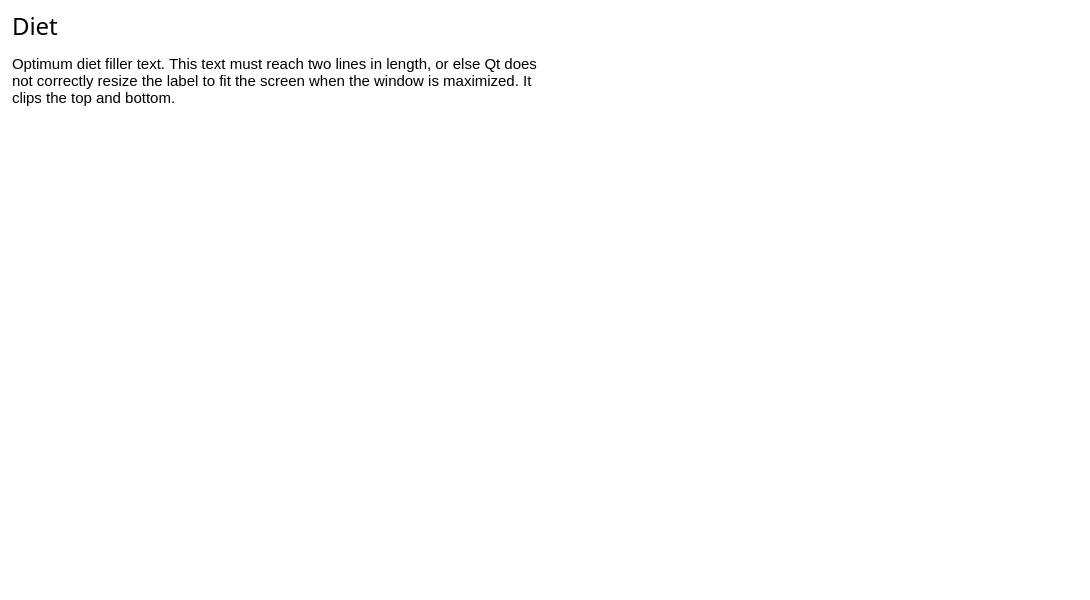
<?xml version="1.0" encoding="UTF-8"?>
<ui version="4.0">
 <class>OptimumDietWindow</class>
 <widget class="QMainWindow" name="OptimumDietWindow">
  <property name="geometry">
   <rect>
    <x>0</x>
    <y>0</y>
    <width>1090</width>
    <height>600</height>
   </rect>
  </property>
  <property name="palette">
   <palette>
    <active>
     <colorrole role="Base">
      <brush brushstyle="SolidPattern">
       <color alpha="255">
        <red>255</red>
        <green>255</green>
        <blue>255</blue>
       </color>
      </brush>
     </colorrole>
     <colorrole role="Window">
      <brush brushstyle="SolidPattern">
       <color alpha="255">
        <red>255</red>
        <green>255</green>
        <blue>255</blue>
       </color>
      </brush>
     </colorrole>
    </active>
    <inactive>
     <colorrole role="Base">
      <brush brushstyle="SolidPattern">
       <color alpha="255">
        <red>255</red>
        <green>255</green>
        <blue>255</blue>
       </color>
      </brush>
     </colorrole>
     <colorrole role="Window">
      <brush brushstyle="SolidPattern">
       <color alpha="255">
        <red>255</red>
        <green>255</green>
        <blue>255</blue>
       </color>
      </brush>
     </colorrole>
    </inactive>
    <disabled>
     <colorrole role="Base">
      <brush brushstyle="SolidPattern">
       <color alpha="255">
        <red>255</red>
        <green>255</green>
        <blue>255</blue>
       </color>
      </brush>
     </colorrole>
     <colorrole role="Window">
      <brush brushstyle="SolidPattern">
       <color alpha="255">
        <red>255</red>
        <green>255</green>
        <blue>255</blue>
       </color>
      </brush>
     </colorrole>
    </disabled>
   </palette>
  </property>
  <property name="font">
   <font>
    <family>Segoe UI</family>
   </font>
  </property>
  <property name="windowTitle">
   <string>Spartan - Generated Diet</string>
  </property>
  <property name="windowIcon">
   <iconset resource="../icon/icon.qrc">
    <normaloff>:/icon/icon_trimmed.png</normaloff>:/icon/icon_trimmed.png</iconset>
  </property>
  <widget class="QWidget" name="centralwidget">
   <layout class="QGridLayout" name="gridLayout" columnstretch="1,0">
    <property name="leftMargin">
     <number>12</number>
    </property>
    <property name="verticalSpacing">
     <number>10</number>
    </property>
    <item row="0" column="0">
     <layout class="QVBoxLayout" name="verticalLayout">
      <property name="spacing">
       <number>12</number>
      </property>
      <item>
       <widget class="QLabel" name="title_label">
        <property name="font">
         <font>
          <family>Segoe UI Semilight</family>
          <pointsize>18</pointsize>
         </font>
        </property>
        <property name="text">
         <string>Diet</string>
        </property>
       </widget>
      </item>
      <item>
       <widget class="QLabel" name="diet_label">
        <property name="minimumSize">
         <size>
          <width>0</width>
          <height>40</height>
         </size>
        </property>
        <property name="font">
         <font>
          <family>Segoe UI</family>
          <pointsize>11</pointsize>
         </font>
        </property>
        <property name="text">
         <string>Optimum diet filler text. This text must reach two lines in length, or else Qt does not correctly resize the label to fit the screen when the window is maximized. It clips the top and bottom.</string>
        </property>
        <property name="alignment">
         <set>Qt::AlignLeading|Qt::AlignLeft|Qt::AlignTop</set>
        </property>
        <property name="wordWrap">
         <bool>true</bool>
        </property>
       </widget>
      </item>
     </layout>
    </item>
    <item row="0" column="1">
     <spacer name="horizontalSpacer">
      <property name="orientation">
       <enum>Qt::Horizontal</enum>
      </property>
      <property name="sizeHint" stdset="0">
       <size>
        <width>528</width>
        <height>20</height>
       </size>
      </property>
     </spacer>
    </item>
    <item row="1" column="0">
     <widget class="QTableView" name="diet_view">
      <property name="palette">
       <palette>
        <active>
         <colorrole role="Highlight">
          <brush brushstyle="SolidPattern">
           <color alpha="255">
            <red>218</red>
            <green>236</green>
            <blue>249</blue>
           </color>
          </brush>
         </colorrole>
         <colorrole role="HighlightedText">
          <brush brushstyle="SolidPattern">
           <color alpha="255">
            <red>0</red>
            <green>0</green>
            <blue>0</blue>
           </color>
          </brush>
         </colorrole>
         <colorrole role="AlternateBase">
          <brush brushstyle="SolidPattern">
           <color alpha="255">
            <red>247</red>
            <green>247</green>
            <blue>247</blue>
           </color>
          </brush>
         </colorrole>
        </active>
        <inactive>
         <colorrole role="Highlight">
          <brush brushstyle="SolidPattern">
           <color alpha="255">
            <red>218</red>
            <green>236</green>
            <blue>249</blue>
           </color>
          </brush>
         </colorrole>
         <colorrole role="HighlightedText">
          <brush brushstyle="SolidPattern">
           <color alpha="255">
            <red>0</red>
            <green>0</green>
            <blue>0</blue>
           </color>
          </brush>
         </colorrole>
         <colorrole role="AlternateBase">
          <brush brushstyle="SolidPattern">
           <color alpha="255">
            <red>247</red>
            <green>247</green>
            <blue>247</blue>
           </color>
          </brush>
         </colorrole>
        </inactive>
        <disabled>
         <colorrole role="Highlight">
          <brush brushstyle="SolidPattern">
           <color alpha="255">
            <red>0</red>
            <green>120</green>
            <blue>215</blue>
           </color>
          </brush>
         </colorrole>
         <colorrole role="HighlightedText">
          <brush brushstyle="SolidPattern">
           <color alpha="255">
            <red>0</red>
            <green>0</green>
            <blue>0</blue>
           </color>
          </brush>
         </colorrole>
         <colorrole role="AlternateBase">
          <brush brushstyle="SolidPattern">
           <color alpha="255">
            <red>247</red>
            <green>247</green>
            <blue>247</blue>
           </color>
          </brush>
         </colorrole>
        </disabled>
       </palette>
      </property>
      <property name="font">
       <font>
        <pointsize>11</pointsize>
       </font>
      </property>
      <property name="cursor" stdset="0">
       <cursorShape>PointingHandCursor</cursorShape>
      </property>
      <property name="mouseTracking">
       <bool>true</bool>
      </property>
      <property name="styleSheet">
       <string notr="true">QHeaderView::section{
	border: 0px;
	background-color: white;
	padding-left: 3px;
}

QTableView {
	alternate-background-color: rgb(247, 247, 247);
	outline: none;
}
</string>
      </property>
      <property name="frameShape">
       <enum>QFrame::NoFrame</enum>
      </property>
      <property name="selectionBehavior">
       <enum>QAbstractItemView::SelectRows</enum>
      </property>
      <property name="showGrid">
       <bool>false</bool>
      </property>
      <attribute name="horizontalHeaderHighlightSections">
       <bool>false</bool>
      </attribute>
      <attribute name="verticalHeaderVisible">
       <bool>false</bool>
      </attribute>
      <attribute name="verticalHeaderDefaultSectionSize">
       <number>40</number>
      </attribute>
      <attribute name="verticalHeaderHighlightSections">
       <bool>false</bool>
      </attribute>
     </widget>
    </item>
    <item row="1" column="1">
     <layout class="QFormLayout" name="formLayout">
      <property name="labelAlignment">
       <set>Qt::AlignRight|Qt::AlignTrailing|Qt::AlignVCenter</set>
      </property>
      <property name="formAlignment">
       <set>Qt::AlignRight|Qt::AlignTop|Qt::AlignTrailing</set>
      </property>
      <property name="horizontalSpacing">
       <number>8</number>
      </property>
      <property name="verticalSpacing">
       <number>0</number>
      </property>
      <item row="0" column="1">
       <layout class="QVBoxLayout" name="verticalLayout_2">
        <property name="spacing">
         <number>0</number>
        </property>
        <item alignment="Qt::AlignRight">
         <widget class="QTableView" name="vit_view">
          <property name="maximumSize">
           <size>
            <width>350</width>
            <height>16777215</height>
           </size>
          </property>
          <property name="font">
           <font>
            <pointsize>11</pointsize>
           </font>
          </property>
          <property name="focusPolicy">
           <enum>Qt::NoFocus</enum>
          </property>
          <property name="styleSheet">
           <string notr="true">QHeaderView::section{
	border: 0px;
	background-color: white;
	padding-left: 3px;
}

QTableView {
	alternate-background-color: rgb(247, 247, 247);
}</string>
          </property>
          <property name="frameShape">
           <enum>QFrame::NoFrame</enum>
          </property>
          <property name="verticalScrollBarPolicy">
           <enum>Qt::ScrollBarAlwaysOff</enum>
          </property>
          <property name="horizontalScrollBarPolicy">
           <enum>Qt::ScrollBarAlwaysOff</enum>
          </property>
          <property name="sizeAdjustPolicy">
           <enum>QAbstractScrollArea::AdjustToContents</enum>
          </property>
          <property name="selectionMode">
           <enum>QAbstractItemView::NoSelection</enum>
          </property>
          <property name="showGrid">
           <bool>false</bool>
          </property>
          <attribute name="verticalHeaderVisible">
           <bool>false</bool>
          </attribute>
          <attribute name="verticalHeaderDefaultSectionSize">
           <number>28</number>
          </attribute>
         </widget>
        </item>
        <item alignment="Qt::AlignRight">
         <widget class="QTableView" name="mineral_view">
          <property name="maximumSize">
           <size>
            <width>350</width>
            <height>16777215</height>
           </size>
          </property>
          <property name="font">
           <font>
            <pointsize>11</pointsize>
           </font>
          </property>
          <property name="focusPolicy">
           <enum>Qt::NoFocus</enum>
          </property>
          <property name="styleSheet">
           <string notr="true">QHeaderView::section{
	border: 0px;
	background-color: white;
	padding-left: 3px;
}

QTableView {
	alternate-background-color: rgb(247, 247, 247);
}</string>
          </property>
          <property name="frameShape">
           <enum>QFrame::NoFrame</enum>
          </property>
          <property name="verticalScrollBarPolicy">
           <enum>Qt::ScrollBarAlwaysOff</enum>
          </property>
          <property name="horizontalScrollBarPolicy">
           <enum>Qt::ScrollBarAlwaysOff</enum>
          </property>
          <property name="sizeAdjustPolicy">
           <enum>QAbstractScrollArea::AdjustToContents</enum>
          </property>
          <property name="selectionMode">
           <enum>QAbstractItemView::NoSelection</enum>
          </property>
          <property name="showGrid">
           <bool>false</bool>
          </property>
          <attribute name="verticalHeaderVisible">
           <bool>false</bool>
          </attribute>
          <attribute name="verticalHeaderDefaultSectionSize">
           <number>28</number>
          </attribute>
         </widget>
        </item>
       </layout>
      </item>
      <item row="0" column="0">
       <widget class="QTableView" name="macro_view">
        <property name="maximumSize">
         <size>
          <width>350</width>
          <height>16777215</height>
         </size>
        </property>
        <property name="font">
         <font>
          <pointsize>11</pointsize>
         </font>
        </property>
        <property name="focusPolicy">
         <enum>Qt::NoFocus</enum>
        </property>
        <property name="styleSheet">
         <string notr="true">QHeaderView::section{
	border: 0px;
	background-color: white;
	padding-left: 3px;
}

QTableView {
	alternate-background-color: rgb(247, 247, 247);
}</string>
        </property>
        <property name="frameShape">
         <enum>QFrame::NoFrame</enum>
        </property>
        <property name="verticalScrollBarPolicy">
         <enum>Qt::ScrollBarAlwaysOff</enum>
        </property>
        <property name="horizontalScrollBarPolicy">
         <enum>Qt::ScrollBarAlwaysOff</enum>
        </property>
        <property name="sizeAdjustPolicy">
         <enum>QAbstractScrollArea::AdjustToContents</enum>
        </property>
        <property name="selectionMode">
         <enum>QAbstractItemView::NoSelection</enum>
        </property>
        <property name="showGrid">
         <bool>false</bool>
        </property>
        <attribute name="verticalHeaderVisible">
         <bool>false</bool>
        </attribute>
        <attribute name="verticalHeaderDefaultSectionSize">
         <number>28</number>
        </attribute>
       </widget>
      </item>
     </layout>
    </item>
   </layout>
  </widget>
 </widget>
 <resources>
  <include location="../icon/icon.qrc"/>
 </resources>
 <connections/>
</ui>
